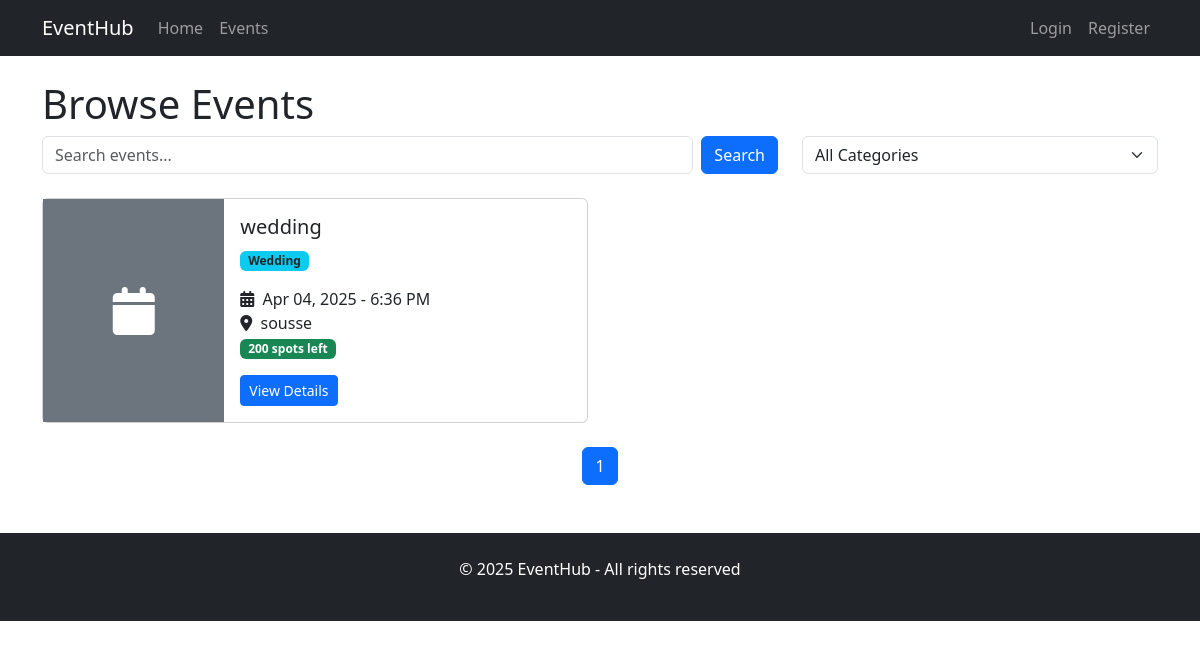
Screenshot of /events/ with the database file from the repository.
### events/models.py (models this page shows, shortened)
class Event(models.Model):
    title = models.CharField(max_length=200)
    description = models.TextField()
    start_date = models.DateTimeField()
    end_date = models.DateTimeField()
    location = models.CharField(max_length=200)
    capacity = models.PositiveIntegerField(default=0)  # 0 means unlimited
    category = models.ForeignKey(Category, on_delete=models.CASCADE, related_name='events')
    organizer = models.ForeignKey(User, on_delete=models.CASCADE, related_name='organized_events')
    created_at = models.DateTimeField(auto_now_add=True)
    image = models.ImageField(upload_to='event_images/', blank=True, null=True)
    is_published = models.BooleanField(default=False)
    @property
    def available_seats(self):
        if self.capacity == 0:  # unlimited capacity
            return None
        registered = self.registrations.count()
        return max(0, self.capacity - registered)
    @property
    def is_full(self):
        if self.capacity == 0:  # unlimited capacity
            return False
        return self.registrations.count() >= self.capacity

class Category(models.Model):
    name = models.CharField(max_length=100)
    description = models.TextField(blank=True)
    class Meta:
        verbose_name_plural = "Categories"

### events/views.py (the view)
# urls.py: path('events/', views.event_list, name='event_list'),
def event_list(request):
    events = Event.objects.filter(is_published=True).order_by('start_date')
    category_id = request.GET.get('category')
    if category_id:
        events = events.filter(category_id=category_id)
    query = request.GET.get('q')
    if query:
        events = events.filter(
            Q(title__icontains=query) |
            Q(description__icontains=query) |
            Q(location__icontains=query)
        )
    paginator = Paginator(events, 10)
    page_number = request.GET.get('page')
    page_obj = paginator.get_page(page_number)
    categories = Category.objects.all()
    return render(request, 'events/event_list.html', {
        'page_obj': page_obj,
        'categories': categories,
        'selected_category': category_id,
        'query': query,
    })

### events/templates/events/event_list.html (shortened to what this page needs)
{% extends "events/base.html" %}
{% block content %}
<h1>Browse Events</h1>
<div class="row mb-4">
    <div class="col-md-8">
        <form method="get" class="d-flex">
            <input type="text" name="q" class="form-control me-2" placeholder="Search events..." value="{{ query|default:'' }}">
            <button type="submit" class="btn btn-primary">Search</button>
        </form>
    </div>
    <div class="col-md-4">
        <select class="form-select" id="categoryFilter">
            <option value="">All Categories</option>
        </select>
    </div>
</div>
<div class="row">
    {% for event in page_obj %}
        <div class="col-md-6 mb-4">
            <div class="card h-100">
                <div class="row g-0">
                    <div class="col-md-4">
                        {% if event.image %}
                            <img src="{{ event.image.url }}" class="img-fluid rounded-start h-100" alt="{{ event.title }}">
                        {% else %}
                            <div class="bg-secondary text-white text-center h-100 d-flex align-items-center justify-content-center">
                                <i class="fas fa-calendar fa-3x"></i>
                            </div>
                        {% endif %}
                    </div>
                    <div class="col-md-8">
                        <div class="card-body">
                            <h5 class="card-title">{{ event.title }}</h5>
                            <p class="card-text">
                                <span class="badge bg-info text-dark">{{ event.category.name }}</span>
                            </p>
                            <p class="card-text">
                                <i class="fas fa-calendar-alt me-1"></i> {{ event.start_date|date:"M d, Y - g:i A" }}
                                <br>
                                <i class="fas fa-map-marker-alt me-1"></i> {{ event.location }}
                                <br>
                                {% if event.is_full %}
                                    <span class="badge bg-danger">Fully Booked</span>
                                {% elif event.capacity > 0 %}
                                    <span class="badge bg-success">{{ event.available_seats }} spots left</span>
                                {% endif %}
                            </p>
                            <a href="{% url 'event_detail' event.id %}" class="btn btn-sm btn-primary">View Details</a>
                        </div>
                    </div>
                </div>
            </div>
        </div>
    {% empty %}
        <div class="col-12">
            <div class="alert alert-info">
                No events found matching your criteria.
            </div>
        </div>
    {% endfor %}
</div>
<nav aria-label="Page navigation">
    <ul class="pagination justify-content-center">
        {% for num in page_obj.paginator.page_range %}
            {% if page_obj.number == num %}
                <li class="page-item active">
                    <span class="page-link">{{ num }}</span>
                </li>
            {% elif num > page_obj.number|add:'-3' and num < page_obj.number|add:'3' %}
                <li class="page-item">
                    <a class="page-link" href="?page={{ num }}{% if query %}&q={{ query }}{% endif %}{% if selected_category %}&category={{ selected_category }}{% endif %}">{{ num }}</a>
                </li>
            {% endif %}
        {% endfor %}
    </ul>
</nav>
{% endblock %}

### rows the page displays
Event: title "wedding", category.name "Wedding", start_date "Apr 04, 2025 - 6:36 PM", location "sousse", available_seats "200"

### other values shown
{{ num }} "1"
